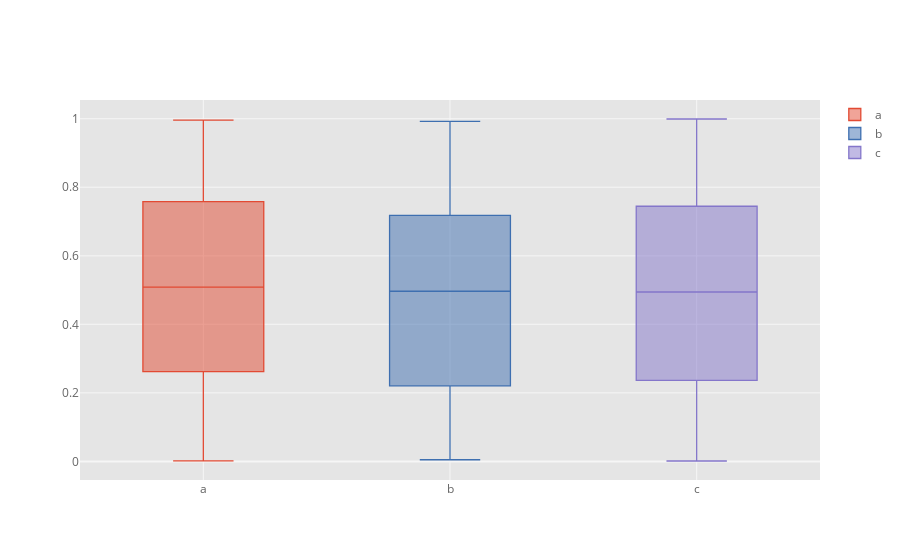

Notebook cell for this chart:
### Code cell
df2.iplot(kind="box")

### Figure 1 — Plotly figure (JSON) as saved in the notebook; plotly's stock layout.template omitted (floating-point values rounded to 4 significant figures; data arrays with more than 128 entries replaced by an {"elided": "..."} marker saying what was removed)
{"data": [{"boxpoints": false, "line": {"width": 1.3}, "marker": {"color": "rgba(226, 74, 51, 1.0)"}, "name": "a", "orientation": "v", "type": "box", "y": {"elided": "300 float values"}}, {"boxpoints": false, "line": {"width": 1.3}, "marker": {"color": "rgba(62, 111, 176, 1.0)"}, "name": "b", "orientation": "v", "type": "box", "y": {"elided": "300 float values"}}, {"boxpoints": false, "line": {"width": 1.3}, "marker": {"color": "rgba(132, 118, 202, 1.0)"}, "name": "c", "orientation": "v", "type": "box", "y": {"elided": "300 float values"}}], "layout": {"legend": {"bgcolor": "#FFFFFF", "font": {"color": "#666666"}}, "paper_bgcolor": "#FFFFFF", "plot_bgcolor": "#E5E5E5", "title": {"font": {"color": "#151516"}}, "xaxis": {"gridcolor": "#F6F6F6", "showgrid": true, "tickfont": {"color": "#666666"}, "title": {"font": {"color": "#666666"}, "text": ""}, "zerolinecolor": "#F6F6F6"}, "yaxis": {"gridcolor": "#F6F6F6", "showgrid": true, "tickfont": {"color": "#666666"}, "title": {"font": {"color": "#666666"}, "text": ""}, "zerolinecolor": "#F6F6F6"}}}
